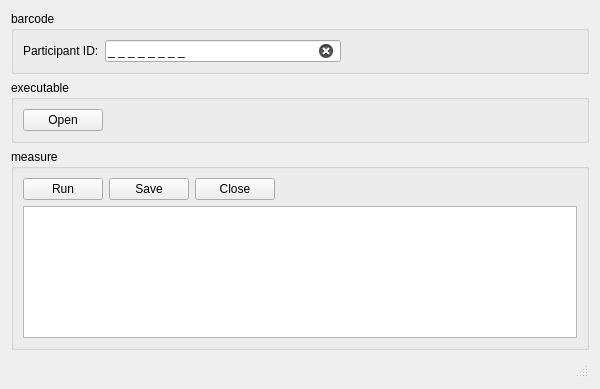
<?xml version="1.0" encoding="UTF-8"?>
<ui version="4.0">
 <class>CypressFrame</class>
 <widget class="QFrame" name="CypressFrame">
  <property name="geometry">
   <rect>
    <x>0</x>
    <y>0</y>
    <width>600</width>
    <height>389</height>
   </rect>
  </property>
  <property name="sizePolicy">
   <sizepolicy hsizetype="Preferred" vsizetype="Maximum">
    <horstretch>0</horstretch>
    <verstretch>0</verstretch>
   </sizepolicy>
  </property>
  <property name="windowTitle">
   <string>Cognitive Test</string>
  </property>
  <layout class="QVBoxLayout" name="verticalLayout_2">
   <item>
    <widget class="QGroupBox" name="idGroupBox">
     <property name="sizePolicy">
      <sizepolicy hsizetype="Preferred" vsizetype="Maximum">
       <horstretch>0</horstretch>
       <verstretch>0</verstretch>
      </sizepolicy>
     </property>
     <property name="title">
      <string>barcode</string>
     </property>
     <layout class="QHBoxLayout" name="horizontalLayout">
      <item>
       <widget class="QLabel" name="iDlabel">
        <property name="text">
         <string>Participant ID:</string>
        </property>
        <property name="buddy">
         <cstring>barcodeLineEdit</cstring>
        </property>
       </widget>
      </item>
      <item>
       <widget class="QLineEdit" name="barcodeLineEdit">
        <property name="inputMask">
         <string>0 0 0 0 0 0 0 0;_</string>
        </property>
        <property name="text">
         <string>       </string>
        </property>
        <property name="maxLength">
         <number>15</number>
        </property>
        <property name="cursorPosition">
         <number>15</number>
        </property>
        <property name="clearButtonEnabled">
         <bool>true</bool>
        </property>
       </widget>
      </item>
      <item>
       <spacer name="horizontalSpacer">
        <property name="orientation">
         <enum>Qt::Horizontal</enum>
        </property>
        <property name="sizeHint" stdset="0">
         <size>
          <width>80</width>
          <height>20</height>
         </size>
        </property>
       </spacer>
      </item>
     </layout>
    </widget>
   </item>
   <item>
    <widget class="QGroupBox" name="pathGgroupBox">
     <property name="sizePolicy">
      <sizepolicy hsizetype="Preferred" vsizetype="Maximum">
       <horstretch>0</horstretch>
       <verstretch>0</verstretch>
      </sizepolicy>
     </property>
     <property name="title">
      <string>executable</string>
     </property>
     <layout class="QHBoxLayout" name="horizontalLayout_2">
      <item>
       <widget class="QPushButton" name="openButton">
        <property name="text">
         <string>Open</string>
        </property>
       </widget>
      </item>
      <item>
       <spacer name="horizontalSpacer_2">
        <property name="orientation">
         <enum>Qt::Horizontal</enum>
        </property>
        <property name="sizeHint" stdset="0">
         <size>
          <width>469</width>
          <height>20</height>
         </size>
        </property>
       </spacer>
      </item>
     </layout>
    </widget>
   </item>
   <item>
    <widget class="QGroupBox" name="measureGroupBox">
     <property name="title">
      <string>measure</string>
     </property>
     <layout class="QVBoxLayout" name="verticalLayout">
      <item>
       <layout class="QHBoxLayout" name="horizontalLayout_3">
        <item>
         <widget class="QPushButton" name="measureButton">
          <property name="text">
           <string>Run</string>
          </property>
         </widget>
        </item>
        <item>
         <widget class="QPushButton" name="saveButton">
          <property name="text">
           <string>Save</string>
          </property>
         </widget>
        </item>
        <item>
         <widget class="QPushButton" name="closeButton">
          <property name="text">
           <string>Close</string>
          </property>
         </widget>
        </item>
        <item>
         <spacer name="horizontalSpacer_3">
          <property name="orientation">
           <enum>Qt::Horizontal</enum>
          </property>
          <property name="sizeHint" stdset="0">
           <size>
            <width>40</width>
            <height>20</height>
           </size>
          </property>
         </spacer>
        </item>
       </layout>
      </item>
      <item>
       <widget class="QTableView" name="testdataTableView"/>
      </item>
     </layout>
    </widget>
   </item>
   <item>
    <widget class="QStatusBar" name="statusBar"/>
   </item>
  </layout>
 </widget>
 <resources/>
 <connections/>
</ui>
